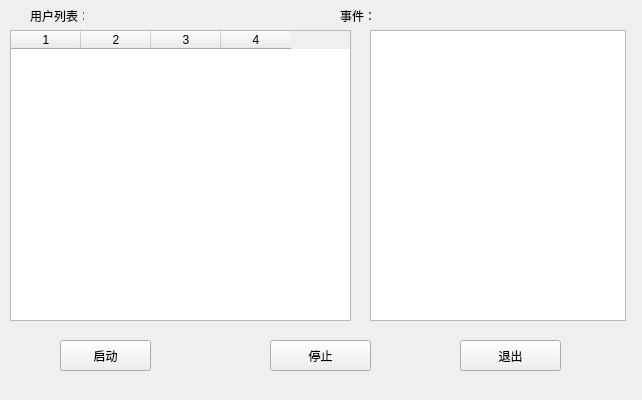
<?xml version="1.0" encoding="UTF-8"?>
<ui version="4.0">
 <class>Server_Socket_GUIClass</class>
 <widget class="QWidget" name="Server_Socket_GUIClass">
  <property name="geometry">
   <rect>
    <x>0</x>
    <y>0</y>
    <width>642</width>
    <height>400</height>
   </rect>
  </property>
  <property name="windowTitle">
   <string>Server_Socket_GUI</string>
  </property>
  <widget class="QTableWidget" name="tableWidget">
   <property name="geometry">
    <rect>
     <x>10</x>
     <y>30</y>
     <width>341</width>
     <height>291</height>
    </rect>
   </property>
   <property name="autoScrollMargin">
    <number>16</number>
   </property>
   <property name="editTriggers">
    <set>QAbstractItemView::NoEditTriggers</set>
   </property>
   <property name="tabKeyNavigation">
    <bool>false</bool>
   </property>
   <property name="showDropIndicator" stdset="0">
    <bool>false</bool>
   </property>
   <property name="dragEnabled">
    <bool>true</bool>
   </property>
   <property name="dragDropOverwriteMode">
    <bool>true</bool>
   </property>
   <property name="rowCount">
    <number>0</number>
   </property>
   <property name="columnCount">
    <number>4</number>
   </property>
   <attribute name="horizontalHeaderVisible">
    <bool>true</bool>
   </attribute>
   <attribute name="horizontalHeaderDefaultSectionSize">
    <number>70</number>
   </attribute>
   <attribute name="verticalHeaderVisible">
    <bool>false</bool>
   </attribute>
   <attribute name="verticalHeaderDefaultSectionSize">
    <number>20</number>
   </attribute>
   <attribute name="verticalHeaderHighlightSections">
    <bool>false</bool>
   </attribute>
   <attribute name="verticalHeaderMinimumSectionSize">
    <number>10</number>
   </attribute>
   <attribute name="verticalHeaderStretchLastSection">
    <bool>false</bool>
   </attribute>
   <column/>
   <column/>
   <column/>
   <column/>
  </widget>
  <widget class="QPushButton" name="StartButton">
   <property name="geometry">
    <rect>
     <x>60</x>
     <y>340</y>
     <width>91</width>
     <height>31</height>
    </rect>
   </property>
   <property name="text">
    <string>启动</string>
   </property>
  </widget>
  <widget class="QPushButton" name="StopButton">
   <property name="geometry">
    <rect>
     <x>270</x>
     <y>340</y>
     <width>101</width>
     <height>31</height>
    </rect>
   </property>
   <property name="text">
    <string>停止</string>
   </property>
  </widget>
  <widget class="QTextBrowser" name="textBrowser">
   <property name="geometry">
    <rect>
     <x>370</x>
     <y>30</y>
     <width>256</width>
     <height>291</height>
    </rect>
   </property>
  </widget>
  <widget class="QPushButton" name="CloseButton">
   <property name="geometry">
    <rect>
     <x>460</x>
     <y>340</y>
     <width>101</width>
     <height>31</height>
    </rect>
   </property>
   <property name="text">
    <string>退出</string>
   </property>
  </widget>
  <widget class="QLabel" name="label">
   <property name="geometry">
    <rect>
     <x>30</x>
     <y>10</y>
     <width>54</width>
     <height>12</height>
    </rect>
   </property>
   <property name="text">
    <string>用户列表：</string>
   </property>
  </widget>
  <widget class="QLabel" name="label_2">
   <property name="geometry">
    <rect>
     <x>340</x>
     <y>10</y>
     <width>54</width>
     <height>12</height>
    </rect>
   </property>
   <property name="text">
    <string>事件：</string>
   </property>
  </widget>
 </widget>
 <layoutdefault spacing="6" margin="11"/>
 <resources>
  <include location="Server_Socket_GUI.qrc"/>
 </resources>
 <connections>
  <connection>
   <sender>StartButton</sender>
   <signal>clicked()</signal>
   <receiver>Server_Socket_GUIClass</receiver>
   <slot>Start()</slot>
   <hints>
    <hint type="sourcelabel">
     <x>119</x>
     <y>345</y>
    </hint>
    <hint type="destinationlabel">
     <x>131</x>
     <y>332</y>
    </hint>
   </hints>
  </connection>
  <connection>
   <sender>StopButton</sender>
   <signal>clicked()</signal>
   <receiver>Server_Socket_GUIClass</receiver>
   <slot>Stop()</slot>
   <hints>
    <hint type="sourcelabel">
     <x>266</x>
     <y>342</y>
    </hint>
    <hint type="destinationlabel">
     <x>273</x>
     <y>335</y>
    </hint>
   </hints>
  </connection>
  <connection>
   <sender>CloseButton</sender>
   <signal>clicked()</signal>
   <receiver>Server_Socket_GUIClass</receiver>
   <slot>Close()</slot>
   <hints>
    <hint type="sourcelabel">
     <x>400</x>
     <y>342</y>
    </hint>
    <hint type="destinationlabel">
     <x>412</x>
     <y>334</y>
    </hint>
   </hints>
  </connection>
 </connections>
 <slots>
  <slot>Start()</slot>
  <slot>Close()</slot>
  <slot>Stop()</slot>
 </slots>
</ui>
